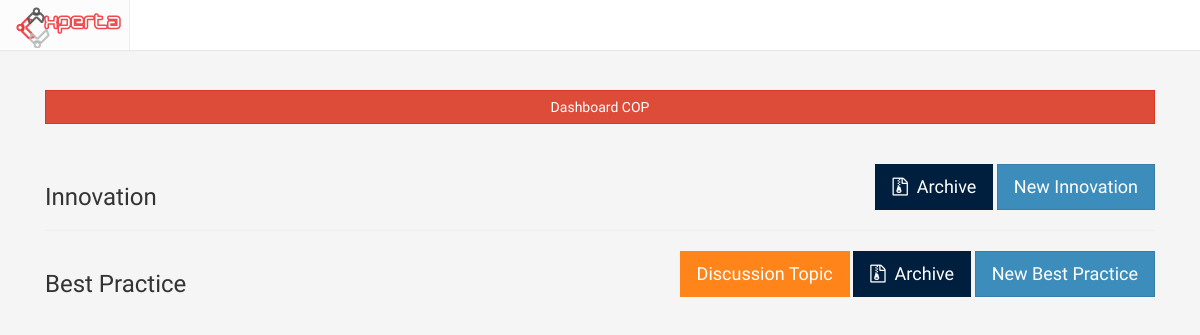
The page /index.php/cop on the database as committed earlier.
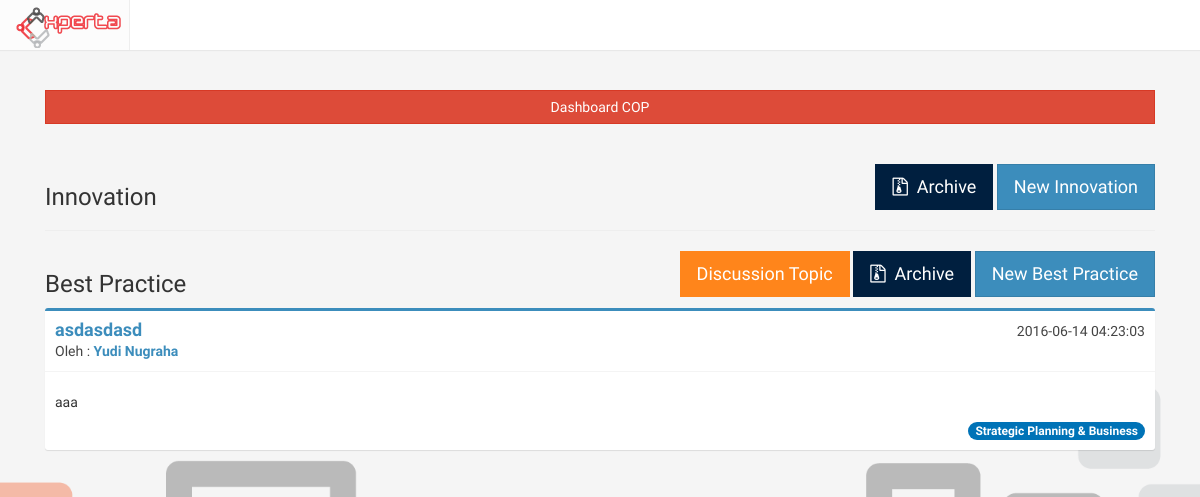
The same page on the database as committed later.
### tables this page shows
CREATE TABLE `cop` (
  `id_cop` int(11) NOT NULL,
  `id_scope` int(11) DEFAULT NULL,
  `id_user` int(11) NOT NULL,
  `title` varchar(200) NOT NULL,
  `content` text NOT NULL,
  `summary` text,
  `type` int(11) NOT NULL,
  `created_at` timestamp NOT NULL DEFAULT CURRENT_TIMESTAMP,
  `updated_at` timestamp NOT NULL DEFAULT CURRENT_TIMESTAMP ON UPDATE CURRENT_TIMESTAMP,
  `status` int(11) NOT NULL DEFAULT '1'
);

CREATE TABLE `profile` (
  `id_profile` int(11) NOT NULL,
  `NIK` varchar(50) DEFAULT NULL,
  `id_user` int(11) NOT NULL,
  `fullname` varchar(255) NOT NULL,
  `birthdate` date DEFAULT NULL,
  `gender` enum('M','F') DEFAULT NULL,
  `id_expert` int(11) DEFAULT '98',
  `pic` varchar(500) DEFAULT 'default.png',
  `updated_at` timestamp NOT NULL DEFAULT CURRENT_TIMESTAMP ON UPDATE CURRENT_TIMESTAMP,
  `login` int(11) NOT NULL DEFAULT '0'
);

CREATE TABLE `scope` (
  `id_scope` int(11) NOT NULL,
  `scope_name` varchar(50) NOT NULL
);

### application/controllers/Cop.php (called while the page is built, shortened)
<?php
class Cop extends CI_Controller
{
	function __construct(){
		$this->load->model('Cop_model');
	}
	public function index(){
		$data['title'] = "COP";
		$data['list_innov'] = $this->Cop_model->list_innov();
		$data['list_bp'] = $this->Cop_model->list_bp();
		$this->load->view('cop/cop', $data);
	}
}

### index.php (called while the page is built, shortened)
<?php
require_once BASEPATH.'core/CodeIgniter.php';

### application/models/Cop_model.php (called while the page is built, shortened)
<?php
	class Cop_model extends CI_Model
	{
		function list_bp(){
			return $this->db->query("SELECT title, scope_name, id_cop, content, cop.created_at, cop.updated_at, fullname
				FROM cop, user, profile, scope
				WHERE cop.id_user = user.id_user
					AND cop.id_scope = scope.id_scope
					AND user.id_user = profile.id_user
					AND type = 2
					AND status = 1
					ORDER BY id_cop DESC
				")->result();
		}
	}

### application/views/cop/cop.php (the view, shortened to what this page needs)
<?php include 'application/views/header.php' ?>
		<div class="container">
			<div class="row">
				<div class="col-md-12 isi">
	            		<div class="col-md-12">
						<a class="btn btn-md btn-block btn-flat btn-danger" href="<?php echo site_url('cop/my_cop') ?>">Dashboard COP</a>
	            		</div>
            	<div class="col-md-12 isi">
            		<div class="pull-right">
						<a href="<?php echo site_url('cop/innovation_archive') ?>" title="Archive" class="btn btn-flat btn-lg bg-navy"><span class="fa fa-file-archive-o"></span> &nbsp;Archive</a>
            			<a href="<?php echo site_url('cop/innovation_new') ?>" class="btn btn-flat btn-lg btn-primary">New Innovation</a>
	            	</div>
						<h3>Innovation</h3>
            	<hr>
            	</div>
            	<div class="col-md-12">
	            	<div class="pull-right">
	            		<a href="<?php echo site_url('cop/bp_topic') ?>" class="btn btn-flat btn-lg bg-orange">Discussion Topic</a>
						<a href="<?php echo site_url('cop/bp_archive') ?>" title="Archive" class="btn btn-flat btn-lg bg-navy"><span class="fa fa-file-archive-o"></span> &nbsp;Archive</a>
						<a href="<?php echo site_url('cop/bp_new') ?>" class="btn btn-flat btn-lg btn-primary">New Best Practice</a>
	            	</div>
						<h3>Best Practice</h3>
						<?php foreach ($list_bp as $bp): ?>
							<div class="box box-primary">
								<div class="box-header with-border">
									<h3 class="box-title">
									<strong><a href="<?= site_url('cop/bp_view/'.$bp->id_cop); ?>">
									<?= $bp->title ?>
									</a></strong>
									</h3>
										<span class="pull-right"><?php echo $bp->created_at ?></span>
										<div class="author">
												Oleh :
											<a href="">
												<strong><?= $bp->fullname ?></strong>
											</a>
										</div>
								</div>
								<div class="box-body">
									<p><?= substr($bp->content, 0, 100) ?></p>
									<span class="pull-right badge bg-blue"><?php echo $bp->scope_name ?></span>
								</div>
							</div>
						<?php endforeach ?>
            	</div>
				</div>
			</div>
		</div>
	</body>
</html>

Rows that differ between the two databases and show on the page:
added cop: title "asdasdasd", created_at "2016-06-14 04:23:03", profile.fullname "Yudi Nugraha", content "aaa", id_scope.scope_name "Strategic Planning & Business"
